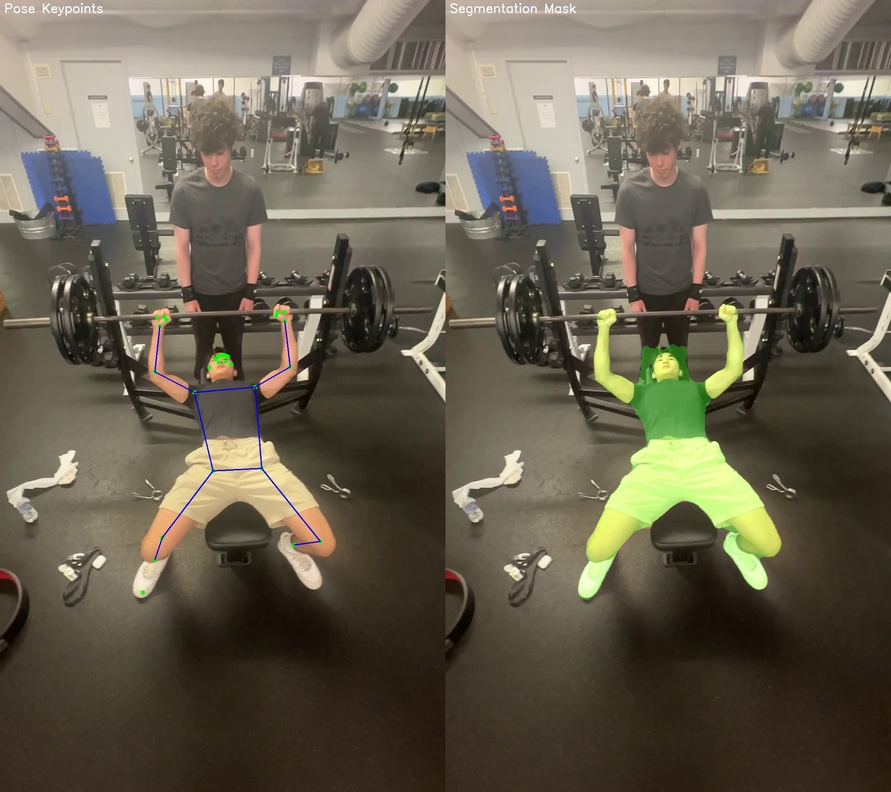
#> input picture segmentation_test.jpg, 891 x 792 px, shrunk from 2160 x 1920 before the run
$ python -i bar_tracker.py   (imports and definitions only)
#> lines starting #> are read from the running program, lines starting #| are printed output that depends on the picture
#> further down, picture is the input picture: shape (792, 891, 3); mean B, G, R 81.4, 97.5, 104.7
"""Bar detection and tracking using computer vision."""

import cv2
import numpy as np
from typing import List, Tuple, Optional
from dataclasses import dataclass
from scipy.signal import savgol_filter


@dataclass
class BarDetection:
    """Bar detection result for a single frame."""
    center: Tuple[float, float]  # (x, y) center position
    endpoints: Tuple[Tuple[float, float], Tuple[float, float]]  # Left and right ends
    angle: float  # Rotation angle in radians
    confidence: float  # Detection confidence
    bounding_box: Tuple[int, int, int, int]  # (x, y, w, h)


class BarTracker:
    """Track barbell position and orientation in video."""

    def __init__(self, initial_detection_method: str = 'hough'):
        """
        Initialize bar tracker.

        Args:
            initial_detection_method: 'hough' for Hough line detection or 'template' for template matching
        """
        self.method = initial_detection_method
        self.prev_detection = None

    def detect_bar_initial(self, frame: np.ndarray, roi: Optional[Tuple[int, int, int, int]] = None,
                          person_mask: Optional[np.ndarray] = None) -> Optional[BarDetection]:
        """
        Detect bar in the first frame (or manually).

        Args:
            frame: Input frame
            roi: Region of interest (x, y, w, h) or None for full frame
            person_mask: Optional person segmentation mask to exclude

        Returns:
            BarDetection or None
        """
        if roi:
            x, y, w, h = roi
            search_region = frame[y:y+h, x:x+w]
            mask_region = person_mask[y:y+h, x:x+w] if person_mask is not None else None
        else:
            search_region = frame
            mask_region = person_mask
            x, y = 0, 0

        if self.method == 'hough':
            detection = self._detect_bar_hough(search_region, mask_region)
        else:
            detection = self._detect_bar_color(search_region)

        if detection and roi:
            # Adjust coordinates back to full frame
            cx, cy = detection.center
            detection.center = (cx + x, cy + y)

            (x1, y1), (x2, y2) = detection.endpoints
            detection.endpoints = ((x1 + x, y1 + y), (x2 + x, y2 + y))

            bx, by, bw, bh = detection.bounding_box
            detection.bounding_box = (bx + x, by + y, bw, bh)

        return detection

    def _detect_bar_hough(self, frame: np.ndarray, mask: Optional[np.ndarray] = None) -> Optional[BarDetection]:
        """Detect bar using Hough line transform.

        Args:
            frame: Input frame
            mask: Optional mask to exclude regions (0 = exclude, 255 = include)
        """
        gray = cv2.cvtColor(frame, cv2.COLOR_BGR2GRAY)
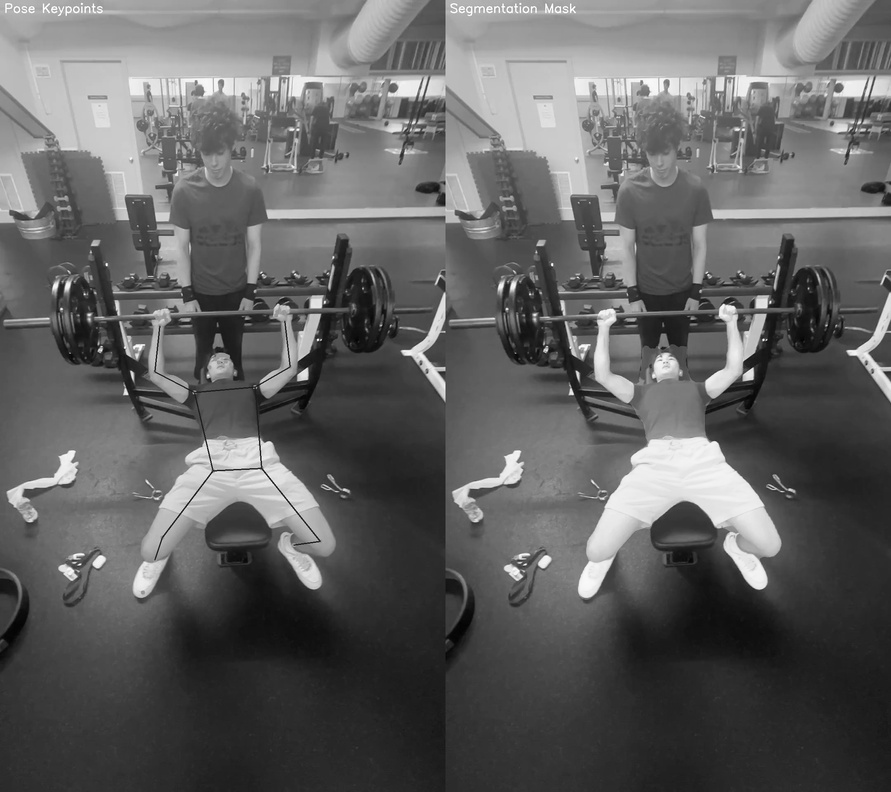
#> gray: shape (792, 891); min 2, max 254, mean 97.8

        # Apply mask if provided (invert person mask to exclude person)
        if mask is not None:
            # Invert mask so person area is black (excluded)
            inverted_mask = cv2.bitwise_not(mask)
            gray = cv2.bitwise_and(gray, gray, mask=inverted_mask)

        edges = cv2.Canny(gray, 30, 100)  # Lower thresholds for better detection
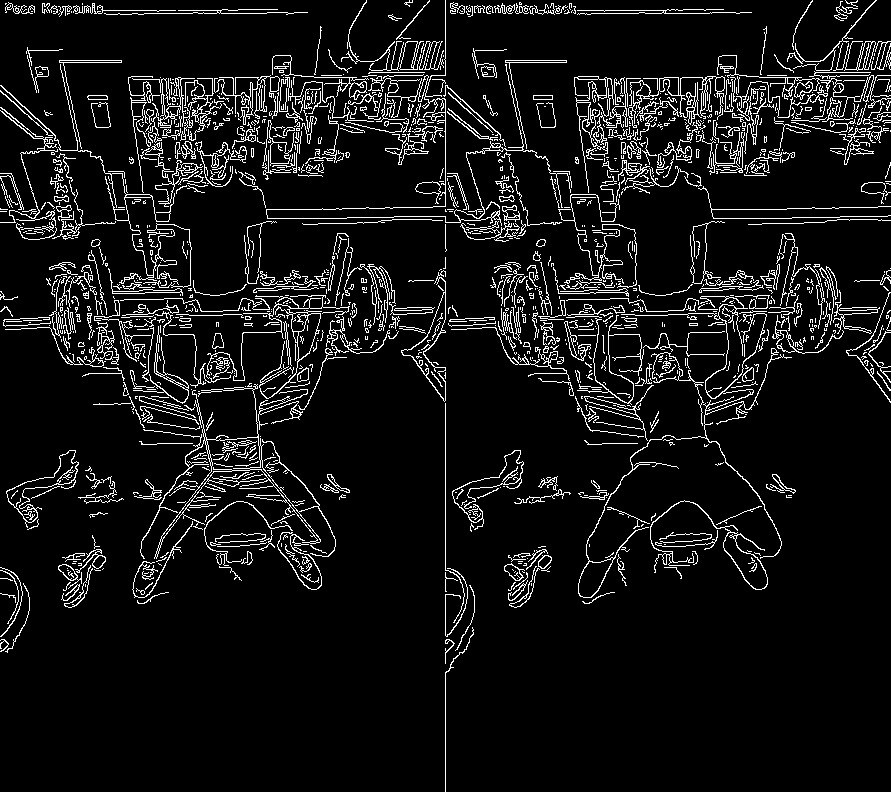
#> edges: shape (792, 891); 7.9% white in thin lines or dots

        # Detect lines
        lines = cv2.HoughLinesP(edges, 1, np.pi / 180, threshold=100,
                               minLineLength=100, maxLineGap=10)
#> lines = 38 rows, first 6: [445, 319, 445, 0], [132, 13, 266, 13], [5, 10, 237, 10], [131, 95, 322, 95], [681, 96, 888, 96], [501, 314, 608, 314]

        if lines is None:
            return None

        # Find the most horizontal long line (likely the bar)
        best_line = None
        max_length = 0

        for line in lines:
            x1, y1, x2, y2 = line[0]
            length = np.sqrt((x2 - x1)**2 + (y2 - y1)**2)
            angle = np.abs(np.arctan2(y2 - y1, x2 - x1))

            # Prefer horizontal lines (small angle)
            if angle < np.pi / 6 and length > max_length:  # Within 30 degrees
                max_length = length
                best_line = (x1, y1, x2, y2)
#> this loop made 38 passes
#> (x1, y1, x2, y2, length, angle, max_length) on passes 2, 3, 7: (132, 13, 266, 13, 134, 0, 134), (5, 10, 237, 10, 232, 0, 232), (589, 99, 832, 99, 243, 0, 243)
#> (x1, y1, x2, y2, length, angle) on passes 1, 4, 5, 6, 8, 9: (445, 319, 445, 0, 319, 1.57), (131, 95, 322, 95, 191, 0), (681, 96, 888, 96, 207, 0), (501, 314, 608, 314, 107, 0), (154, 317, 321, 311, 167.1, 0.0359), (683, 309, 800, 307, 117, 0.0171)
#> after the loop, max_length = 243

        if best_line is None:
            return None

        x1, y1, x2, y2 = best_line
#> x1 = 589; y1 = 99; x2 = 832; y2 = 99
        center = ((x1 + x2) / 2, (y1 + y2) / 2)
#> center = (710.5, 99)
        angle = np.arctan2(y2 - y1, x2 - x1)
#> angle = 0

        # Bounding box
        min_x, max_x = min(x1, x2), max(x1, x2)
#> min_x = 589; max_x = 832
        min_y, max_y = min(y1, y2), max(y1, y2)
#> min_y = 99; max_y = 99
        bbox = (min_x, min_y - 10, max_x - min_x, max_y - min_y + 20)
#> bbox = (589, 89, 243, 20)

        return BarDetection(
            center=center,
            endpoints=((x1, y1), (x2, y2)),
            angle=angle,
            confidence=min(1.0, length / 200),
            bounding_box=bbox
        )

    # [223 lines left out: functions _detect_bar_color, track_bar, track_sequence, compute_bar_trajectory, draw_detection, not called in this run]

>>> import cv2
>>> picture = cv2.imread('../../segmentation_test.jpg')
>>> result = BarTracker().detect_bar_initial(picture)
